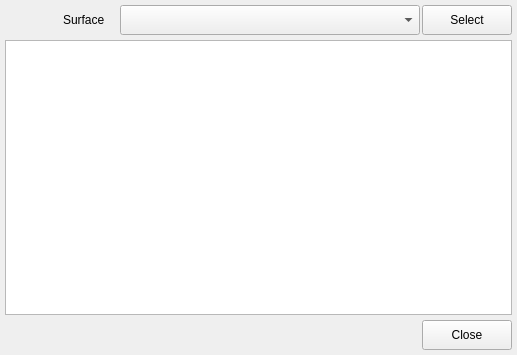
<?xml version="1.0" encoding="UTF-8"?>
<ui version="4.0">
 <class>SurfaceViewDialog</class>
 <widget class="QDialog" name="SurfaceViewDialog">
  <property name="geometry">
   <rect>
    <x>0</x>
    <y>0</y>
    <width>517</width>
    <height>355</height>
   </rect>
  </property>
  <property name="windowTitle">
   <string>View surface</string>
  </property>
  <layout class="QVBoxLayout" name="verticalLayout">
   <property name="spacing">
    <number>5</number>
   </property>
   <property name="leftMargin">
    <number>5</number>
   </property>
   <property name="topMargin">
    <number>5</number>
   </property>
   <property name="rightMargin">
    <number>5</number>
   </property>
   <property name="bottomMargin">
    <number>5</number>
   </property>
   <item>
    <layout class="QHBoxLayout" name="layout_surface">
     <property name="spacing">
      <number>2</number>
     </property>
     <item>
      <spacer name="spacer_surface">
       <property name="orientation">
        <enum>Qt::Horizontal</enum>
       </property>
       <property name="sizeHint" stdset="0">
        <size>
         <width>40</width>
         <height>30</height>
        </size>
       </property>
      </spacer>
     </item>
     <item>
      <widget class="QLabel" name="lbl_surface">
       <property name="minimumSize">
        <size>
         <width>55</width>
         <height>30</height>
        </size>
       </property>
       <property name="maximumSize">
        <size>
         <width>55</width>
         <height>30</height>
        </size>
       </property>
       <property name="text">
        <string>Surface</string>
       </property>
      </widget>
     </item>
     <item>
      <widget class="QComboBox" name="cmbx_surface">
       <property name="sizePolicy">
        <sizepolicy hsizetype="Fixed" vsizetype="Fixed">
         <horstretch>0</horstretch>
         <verstretch>0</verstretch>
        </sizepolicy>
       </property>
       <property name="minimumSize">
        <size>
         <width>300</width>
         <height>30</height>
        </size>
       </property>
       <property name="maximumSize">
        <size>
         <width>300</width>
         <height>30</height>
        </size>
       </property>
       <property name="focusPolicy">
        <enum>Qt::NoFocus</enum>
       </property>
      </widget>
     </item>
     <item>
      <widget class="QPushButton" name="btn_select">
       <property name="sizePolicy">
        <sizepolicy hsizetype="Fixed" vsizetype="Fixed">
         <horstretch>0</horstretch>
         <verstretch>0</verstretch>
        </sizepolicy>
       </property>
       <property name="minimumSize">
        <size>
         <width>90</width>
         <height>30</height>
        </size>
       </property>
       <property name="maximumSize">
        <size>
         <width>90</width>
         <height>30</height>
        </size>
       </property>
       <property name="focusPolicy">
        <enum>Qt::NoFocus</enum>
       </property>
       <property name="text">
        <string>Select</string>
       </property>
      </widget>
     </item>
    </layout>
   </item>
   <item>
    <widget class="QTableView" name="tbl_surface">
     <property name="sizeAdjustPolicy">
      <enum>QAbstractScrollArea::AdjustIgnored</enum>
     </property>
     <property name="editTriggers">
      <set>QAbstractItemView::NoEditTriggers</set>
     </property>
     <attribute name="horizontalHeaderVisible">
      <bool>true</bool>
     </attribute>
     <attribute name="horizontalHeaderMinimumSectionSize">
      <number>30</number>
     </attribute>
     <attribute name="horizontalHeaderDefaultSectionSize">
      <number>30</number>
     </attribute>
     <attribute name="horizontalHeaderHighlightSections">
      <bool>false</bool>
     </attribute>
     <attribute name="verticalHeaderVisible">
      <bool>false</bool>
     </attribute>
     <attribute name="verticalHeaderMinimumSectionSize">
      <number>20</number>
     </attribute>
     <attribute name="verticalHeaderDefaultSectionSize">
      <number>20</number>
     </attribute>
     <attribute name="verticalHeaderHighlightSections">
      <bool>false</bool>
     </attribute>
    </widget>
   </item>
   <item>
    <layout class="QHBoxLayout" name="layout_close">
     <property name="spacing">
      <number>0</number>
     </property>
     <item>
      <spacer name="spacer_close">
       <property name="orientation">
        <enum>Qt::Horizontal</enum>
       </property>
       <property name="sizeHint" stdset="0">
        <size>
         <width>368</width>
         <height>30</height>
        </size>
       </property>
      </spacer>
     </item>
     <item>
      <widget class="QPushButton" name="btn_close">
       <property name="sizePolicy">
        <sizepolicy hsizetype="Fixed" vsizetype="Fixed">
         <horstretch>0</horstretch>
         <verstretch>0</verstretch>
        </sizepolicy>
       </property>
       <property name="minimumSize">
        <size>
         <width>90</width>
         <height>30</height>
        </size>
       </property>
       <property name="maximumSize">
        <size>
         <width>90</width>
         <height>30</height>
        </size>
       </property>
       <property name="text">
        <string>Close</string>
       </property>
       <property name="shortcut">
        <string>Return</string>
       </property>
       <property name="autoDefault">
        <bool>false</bool>
       </property>
      </widget>
     </item>
    </layout>
   </item>
  </layout>
 </widget>
 <resources/>
 <connections/>
</ui>
